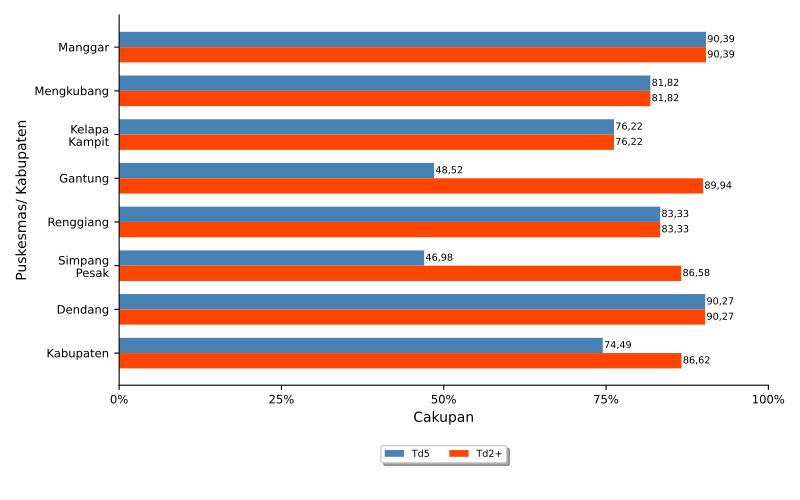

The Python source for this figure:
import numpy as np
import matplotlib.pyplot as plt
import pandas
from textwrap import wrap
from matplotlib.ticker import FuncFormatter
import locale
locale.setlocale(locale.LC_ALL, 'id_ID.UTF8')
## force matplotlib to use TrueType fonts
plt.rcParams['pdf.fonttype'] = 42
plt.rcParams['figure.figsize'] = 8, 5

import sys, os, inspect
currentdir = os.path.dirname(os.path.abspath(inspect.getfile(inspect.currentframe())))
parentdir = os.path.dirname(currentdir)
sys.path.insert(0, parentdir)

berkasData = currentdir +'\\bab_05_04_dataTd.csv'
berkasSimpan = currentdir +'\\bab_05_04_Td.pdf'
# judulDiagram = 'Cakupan Td Ibu Hamil\nTahun 2021'
sumbuX = 'Cakupan'
sumbuY = 'Puskesmas'
tickerSumbuX = np.arange(0,110,25)

# read data file
colnames = ['puskesmas','Td5','Td2plus']
data = pandas.read_csv(berkasData, names=colnames, sep=';')
puskesmas = data.puskesmas.tolist()
bar1 = data.Td5.tolist()
bar2 = data.Td2plus.tolist()

ind = np.arange(len(puskesmas))  # the x locations for the groups
width = 0.35       # the width of the bars
widthDL = 0.2      # spacing for data labels

# make bars
fig, ax = plt.subplots()
rects1 = ax.barh(ind, bar1, width, color='steelblue', label = 'Td5')
rects2 = ax.barh(ind + width, bar2, width, color='orangered', label = 'Td2+')

# add some text for labels, title and axes ticks
# ax.set_title(judulDiagram)
ax.set_xticks(tickerSumbuX)
ax.set_xlabel(sumbuX)
ax.xaxis.set_major_formatter(FuncFormatter(lambda x, pos: "{:n}%".format(x)))

ax.set_yticks(ind+width/2)
ax.set_yticklabels(list([ '\n'.join(wrap(l, 10)) for l in puskesmas ]))
ax.invert_yaxis()
ax.set_ylabel(sumbuY)

ax.tick_params(axis='both', which='major', labelsize='small')
ax.spines['top'].set_visible(False)
ax.spines['right'].set_visible(False)

# make legend box
box = ax.get_position()
ax.set_position([box.x0, box.y0 + box.height * 0.1, box.width, box.height * 0.9])
ax.legend(fontsize='x-small', loc='upper center', bbox_to_anchor=(0.5, -0.15), fancybox=True, shadow=True, ncol=3)

# add data label
for i, v in enumerate(bar1):
    ax.text(v + widthDL, i, '{:n}'.format(round(v,2)), ha='left', va='center', fontsize='x-small')
for i, v in enumerate(bar2):
    ax.text(v + widthDL, i + width, '{:n}'.format(round(v,2)), ha='left', va='center', fontsize='x-small')

# finishing
pyrfig = plt.figure(1)
pyrfig.set_figwidth(8)
pyrfig.set_figheight(5)
# tight_layout to make consistent size
# adjust subplot to make room for legend
fig.subplots_adjust(bottom=-0.15)
plt.tight_layout()
plt.savefig(berkasSimpan)
plt.close(pyrfig)
# plt.show()
